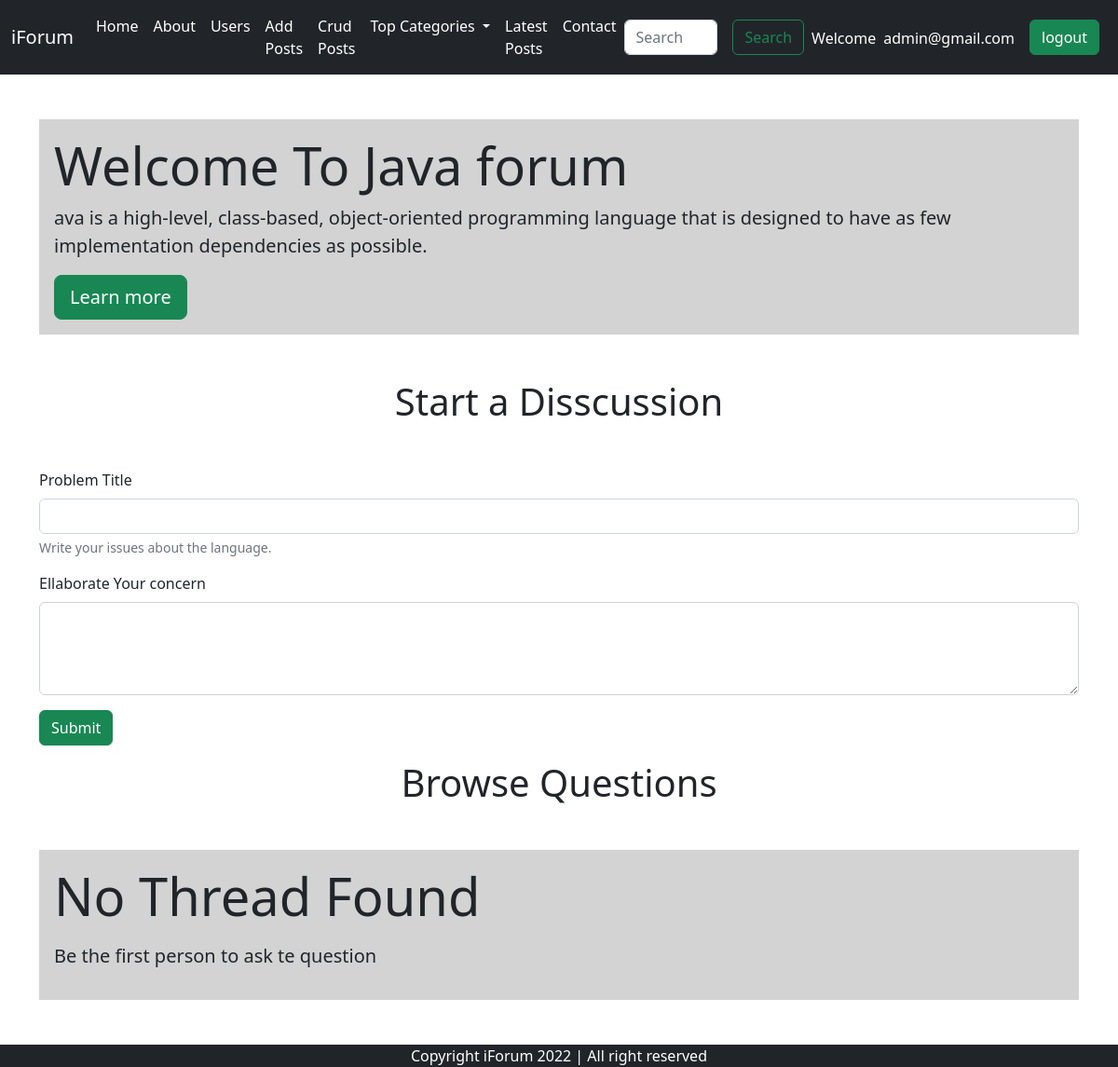
/thread_list.php?cat_id=5 (signed in), run on the app's committed database.
### tables this page shows
CREATE TABLE `category` (
  `id` int(11) NOT NULL,
  `category` varchar(255) NOT NULL,
  `description` text NOT NULL,
  `time` datetime NOT NULL DEFAULT current_timestamp()
);

### thread_list.php (the view, shortened to what this page needs)
<!doctype html>
<html lang="en">
<head>
    <link href="https://cdn.jsdelivr.net/npm/bootstrap@5.2.0-beta1/dist/css/bootstrap.min.css" rel="stylesheet"
>
</head>
<body>
    <?php
        include 'components/nav.php';
    ?>
    <?php
    $cat_id = $_GET['cat_id'];
  $sql = "SELECT * FROM `category` WHERE id = $cat_id;";
  $result = mysqli_query($conn,$sql);
  while($row = mysqli_fetch_assoc($result)){
    $category = $row['category'];
    $desc = $row['description'];
  }
echo'
    <div class="container mt-5 mb-5">
        <div class="jumbotron p-3" style="background-color:#D3D3D3" >
            <h1 class="display-4">Welcome To '.$category.' forum</h1>
            <p class="lead">'.$desc.'</p>
            <a class="btn btn-success btn-lg" href="#" role="button">Learn more</a>
        </div>
    </div>';
?>
   <?php
   if(isset($_SESSION['loggedin']) && $_SESSION['loggedin'] == "true" ){
   echo'
   <div class="container">
           <h1 class="text-center mt-3 mb-5">Start a Disscussion</h1>
           <form action="'. $_SERVER['REQUEST_URI'] .'" method="POST">
               <div class="mb-3">
                   <label for="title" class="form-label">Problem Title</label>
                   <input type="text" maxlength="255" class="form-control" id="title" name="problem_title">
                   <div class="form-text">Write your issues about the language.</div>
                   <label for="floatingTextarea2" class="mt-3">Ellaborate Your concern</label>
                   <textarea class="form-control mt-2" id="floatingTextarea2" name="textarea"
                       style="height: 100px"></textarea>
               </div>
               <button type="submit" class="btn btn-success">Submit</button>
           </form>
       </div>
   ';
   }else{
       echo'<div class="container">
           <h1 class="text-center mt-3 mb-5">Start a Disscussion</h1>
       <p class="lead">You are not logged in. Please login to be able to start a disscussion</p>
   </div>
   ';
   }
   ?>
    <h1 class="text-center mt-3 mb-5">Browse Questions</h1>
    <?php
                $cat_id = $_GET['cat_id'];
                $sql = "SELECT * FROM `thread_list` WHERE thread_cat_id=$cat_id;";
                $result = mysqli_query($conn,$sql);
                $data = mysqli_fetch_assoc($result);
                if(!$data){
                echo'
                <div class="container mt-5 mb-5">
                    <div class="jumbotron p-3" style="background-color:#D3D3D3" >
                        <p class="display-4">No Thread Found</p>
                        <p class="lead">Be the first person to ask te question</p>
                    </div>
                </div>';
                }
?>
    <div class="container-fluid p-0 m-0">
        <div class="copy">
            <p class="text-center text-white bg-dark mb-0">Copyright iForum 2022 | All right reserved </p>
        </div>
    </div>
</body>
</html>

### data on the page
category: category "Java", description "ava is a high-level, class-based, object-oriented programming language that is designed to have as few implementation dependencies as possible."

### other printed values
$_SESSION['login_email'] "admin@gmail.com"
